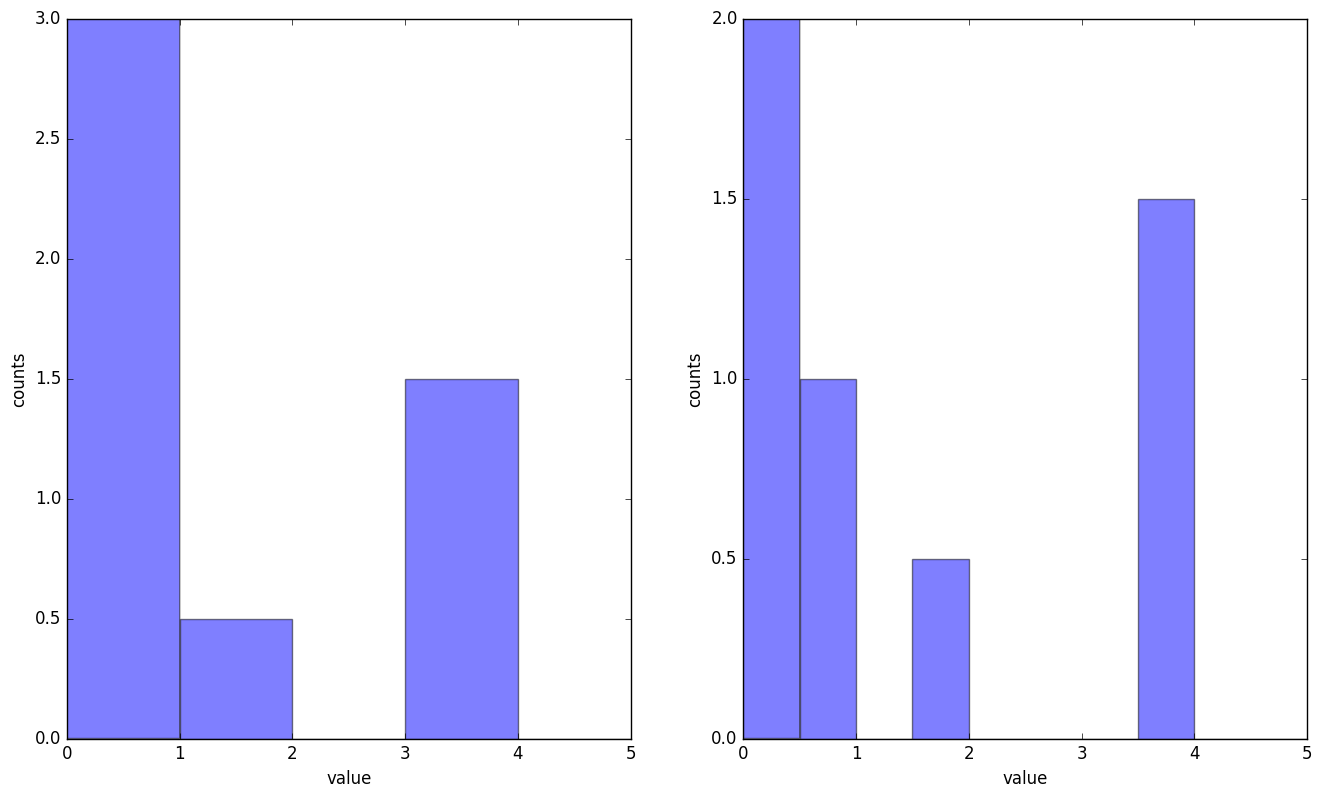

Write the Python code that produced this figure.
#!/usr/bin/env python3
# -*- coding: utf-8 -*-

"""
Make a histogram with weighted values

See:

- http://bespokeblog.wordpress.com/2011/07/11/basic-data-plotting-with-matplotlib-part-3-histograms/  (nice introduction)
- http://matplotlib.org/examples/pylab_examples/histogram_demo_extended.html
- http://matplotlib.org/api/pyplot_api.html#matplotlib.pyplot.hist
- http://matplotlib.org/users/image_tutorial.html
"""

import numpy as np
import matplotlib.pyplot as plt

# SETUP #######################################################################

# histtype : [‘bar’ | ‘barstacked’ | ‘step’ | ‘stepfilled’]
HIST_TYPE='bar'
ALPHA=0.5

# MAKE DATA ###################################################################

x = np.array([0.3, 0.7, 1.5, 3.5])
weights = np.array([2, 1, 0.5, 1.5])

# INIT FIGURE #################################################################

fig, (ax1, ax2) = plt.subplots(nrows=1, ncols=2, figsize=(16, 9))

# AX1 #############

# Create a histogram by providing the bin edges: [i, i+1[
bins1 = [0., 1., 2., 3., 4., 5.]

res_tuple1 = ax1.hist(x,
                      weights=weights,
                      bins=bins1,
                      histtype=HIST_TYPE,
                      alpha=ALPHA)

ax1.set_xlabel("value")
ax1.set_ylabel("counts")
print(res_tuple1)

# AX2 #############

# Create a histogram by providing the bin edges: [i, i+1[
bins2 = [0., 0.5, 1., 1.5, 2., 2.5, 3., 3.5, 4., 4.5, 5.]

res_tuple2 = ax2.hist(x,
                      weights=weights,
                      bins=bins2,
                      histtype=HIST_TYPE,
                      alpha=ALPHA)

ax2.set_xlabel("value")
ax2.set_ylabel("counts")
print(res_tuple2)

# SHOW AND SAVE FILE ##########################################################

plt.savefig("hist_with_weighted_values.png", bbox_inches='tight')
plt.show()
